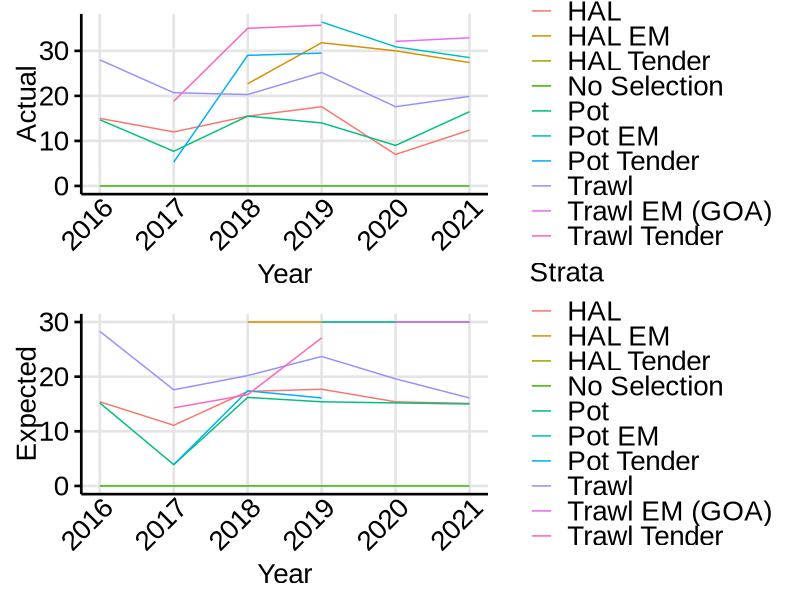
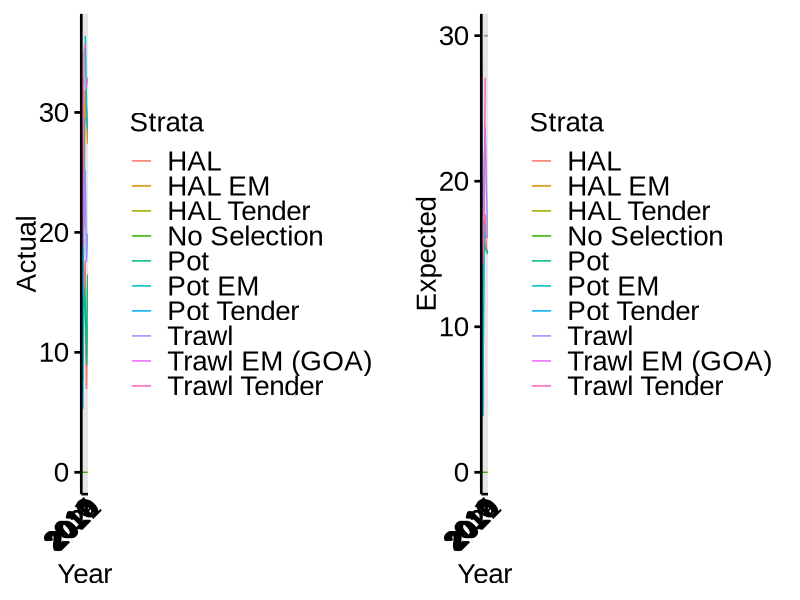

Recreate these plots in R, in order.
## ---- chunk 1
library(ggplot2)
library(gridExtra)

theme_doc<- function(base_size = 20, base_family = "Arial") { #this function sets the theme for the whole figure
  theme_bw(base_size = base_size, base_family = base_family) %+replace% #also note that this creates a bunch of font warnings that are not a real problem, I just haven't dealt with it yet
#  theme_bw()+
    theme(
      plot.title=element_text(size=20,colour='black',hjust = 0.5),
      plot.background=element_blank(),
      panel.grid.minor=element_blank(),
      panel.grid.major=element_line(color="grey90"),
      panel.border = element_blank(),
      panel.background = element_blank(),
      axis.line.x = element_line(colour='black'),
      axis.line.y = element_line(colour='black'),
      axis.text=element_text(size=20,colour='black'),
      axis.ticks.y=element_line(colour='black'),
      axis.ticks.x=element_blank(),
      axis.title.y=element_text(colour='black',angle=90),
      axis.title.x=element_text(colour='black'),
      legend.background=element_blank(),
      legend.text=element_text(colour='black',size=20),
      legend.title=element_text(colour='black',size=20),
      strip.background=element_blank(),
      strip.text=element_text(size=20,colour='black'),
      axis.text.x = element_text(angle = 45, hjust=1, vjust=1.1)
    )
}
dummy<-read.csv("OBS_rates.csv")
p1<-ggplot(data=dummy, aes(x=Year, y=Actual, color=Strata))+
         geom_line()+
  theme_doc()
p2<-ggplot(data=dummy, aes(x=Year, y=Expected, color=Strata))+
         geom_line()+
  theme_doc()
grid.arrange(p1,p2, nrow=2)
## ---- chunk 2
p3<-ggplot(data=dummy, aes(x=Year, y=Actual, color=Strata))+
         geom_line()+
  theme_doc()
p4<-ggplot(data=dummy, aes(x=Year, y=Expected, color=Strata))+
         geom_line()+
  theme_doc()
grid.arrange(p3,p4, nrow=1)
